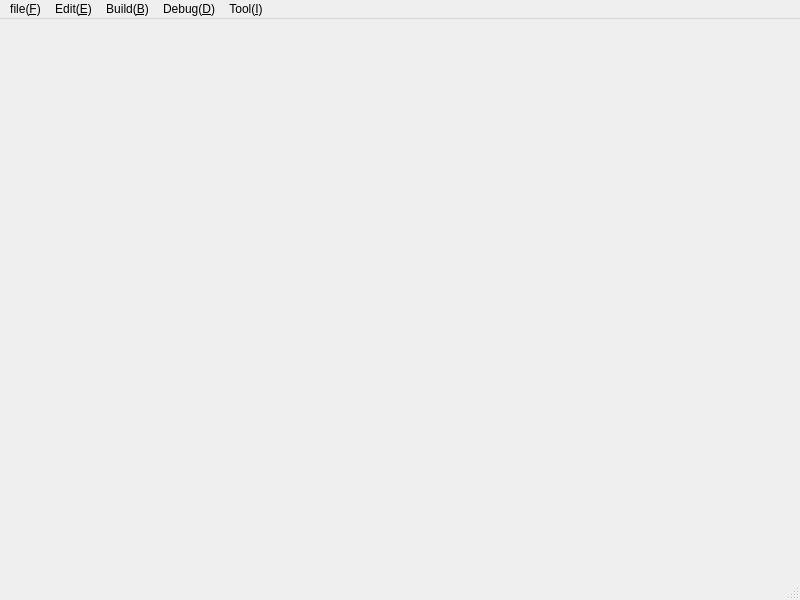
<?xml version="1.0" encoding="UTF-8"?>
<ui version="4.0">
 <class>MainWindow</class>
 <widget class="QMainWindow" name="MainWindow">
  <property name="geometry">
   <rect>
    <x>0</x>
    <y>0</y>
    <width>800</width>
    <height>600</height>
   </rect>
  </property>
  <property name="windowTitle">
   <string>MainWindow</string>
  </property>
  <widget class="QWidget" name="centralwidget"/>
  <widget class="QMenuBar" name="menubar">
   <property name="geometry">
    <rect>
     <x>0</x>
     <y>0</y>
     <width>800</width>
     <height>25</height>
    </rect>
   </property>
   <widget class="QMenu" name="menu_file_F">
    <property name="title">
     <string>file(&amp;F)</string>
    </property>
    <addaction name="action_New_Project_N"/>
   </widget>
   <widget class="QMenu" name="menuEdit">
    <property name="title">
     <string>Edit(&amp;E)</string>
    </property>
   </widget>
   <widget class="QMenu" name="menuBuild">
    <property name="title">
     <string>Build(&amp;B)</string>
    </property>
   </widget>
   <widget class="QMenu" name="menuDebug_D">
    <property name="title">
     <string>Debug(&amp;D)</string>
    </property>
   </widget>
   <widget class="QMenu" name="menuTool_I">
    <property name="title">
     <string>Tool(&amp;I)</string>
    </property>
   </widget>
   <addaction name="menu_file_F"/>
   <addaction name="menuEdit"/>
   <addaction name="menuBuild"/>
   <addaction name="menuDebug_D"/>
   <addaction name="menuTool_I"/>
  </widget>
  <widget class="QStatusBar" name="statusbar"/>
  <action name="action_New_Project_N">
   <property name="icon">
    <iconset resource="myMainWindow.qrc">
     <normaloff>:/myImages/images/open.png</normaloff>:/myImages/images/open.png</iconset>
   </property>
   <property name="text">
    <string>New Project(&amp;N)</string>
   </property>
   <property name="shortcut">
    <string>Ctrl+N</string>
   </property>
  </action>
 </widget>
 <resources>
  <include location="myMainWindow.qrc"/>
 </resources>
 <connections/>
</ui>
